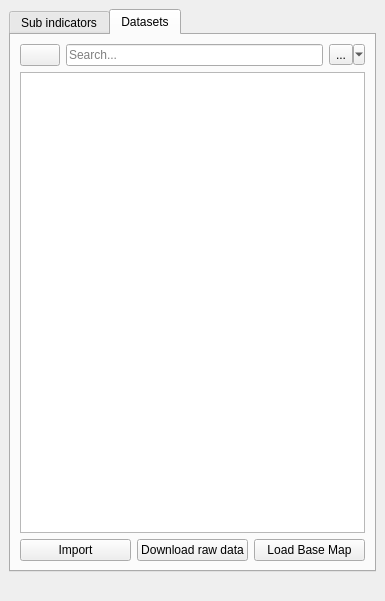
<?xml version="1.0" encoding="UTF-8"?>
<ui version="4.0">
 <class>dockWidget_trends_earth</class>
 <widget class="QDockWidget" name="dockWidget_trends_earth">
  <property name="geometry">
   <rect>
    <x>0</x>
    <y>0</y>
    <width>385</width>
    <height>601</height>
   </rect>
  </property>
  <property name="windowTitle">
   <string>Trends.Earth</string>
  </property>
  <widget class="QWidget" name="dock_widget_vlayout">
   <layout class="QVBoxLayout" name="verticalLayout">
    <item>
     <widget class="QTabWidget" name="tabWidget">
      <property name="currentIndex">
       <number>1</number>
      </property>
      <widget class="QWidget" name="tab_algorithms">
       <attribute name="title">
        <string>Sub indicators</string>
       </attribute>
       <layout class="QVBoxLayout" name="verticalLayout_2">
        <item>
         <widget class="QTreeView" name="treeView_algorithms">
          <property name="selectionBehavior">
           <enum>QAbstractItemView::SelectColumns</enum>
          </property>
          <property name="headerHidden">
           <bool>true</bool>
          </property>
         </widget>
        </item>
       </layout>
      </widget>
      <widget class="QWidget" name="tab_datasets">
       <attribute name="title">
        <string>Datasets</string>
       </attribute>
       <layout class="QVBoxLayout" name="verticalLayout_3" stretch="0,0,0">
        <item>
         <layout class="QHBoxLayout" name="horizontalLayout">
          <item>
           <widget class="QPushButton" name="pushButton_refresh">
            <property name="toolTip">
             <string>Refresh to fetch new datasets</string>
            </property>
            <property name="text">
             <string/>
            </property>
           </widget>
          </item>
          <item>
           <widget class="QgsFilterLineEdit" name="lineEdit_search">
            <property name="toolTip">
             <string>Search for datasets</string>
            </property>
            <property name="placeholderText">
             <string>Search...</string>
            </property>
            <property name="showSearchIcon">
             <bool>true</bool>
            </property>
            <property name="qgisRelation" stdset="0">
             <string notr="true"/>
            </property>
           </widget>
          </item>
          <item>
           <widget class="QToolButton" name="toolButton_sort">
            <property name="toolTip">
             <string>Choose property to sort the datasets</string>
            </property>
            <property name="text">
             <string>...</string>
            </property>
            <property name="popupMode">
             <enum>QToolButton::MenuButtonPopup</enum>
            </property>
           </widget>
          </item>
         </layout>
        </item>
        <item>
         <widget class="QTreeView" name="treeView_datasets">
          <property name="verticalScrollMode">
           <enum>QAbstractItemView::ScrollPerPixel</enum>
          </property>
          <property name="sortingEnabled">
           <bool>true</bool>
          </property>
          <property name="headerHidden">
           <bool>true</bool>
          </property>
         </widget>
        </item>
        <item>
         <layout class="QHBoxLayout" name="horizontalLayout_2">
          <item>
           <widget class="QPushButton" name="pushButton_import">
            <property name="toolTip">
             <string>Import datasets</string>
            </property>
            <property name="text">
             <string>Import</string>
            </property>
           </widget>
          </item>
          <item>
           <widget class="QPushButton" name="pushButton_download">
            <property name="toolTip">
             <string>Download raw data</string>
            </property>
            <property name="text">
             <string>Download raw data</string>
            </property>
           </widget>
          </item>
          <item>
           <widget class="QPushButton" name="pushButton_load">
            <property name="toolTip">
             <string>Load base map into QGIS</string>
            </property>
            <property name="text">
             <string>Load Base Map</string>
            </property>
           </widget>
          </item>
         </layout>
        </item>
       </layout>
      </widget>
     </widget>
    </item>
    <item>
     <spacer name="horizontalSpacer">
      <property name="orientation">
       <enum>Qt::Horizontal</enum>
      </property>
      <property name="sizeHint" stdset="0">
       <size>
        <width>359</width>
        <height>20</height>
       </size>
      </property>
     </spacer>
    </item>
   </layout>
  </widget>
 </widget>
 <customwidgets>
  <customwidget>
   <class>QgsFilterLineEdit</class>
   <extends>QLineEdit</extends>
   <header>qgsfilterlineedit.h</header>
  </customwidget>
 </customwidgets>
 <resources/>
 <connections/>
</ui>
